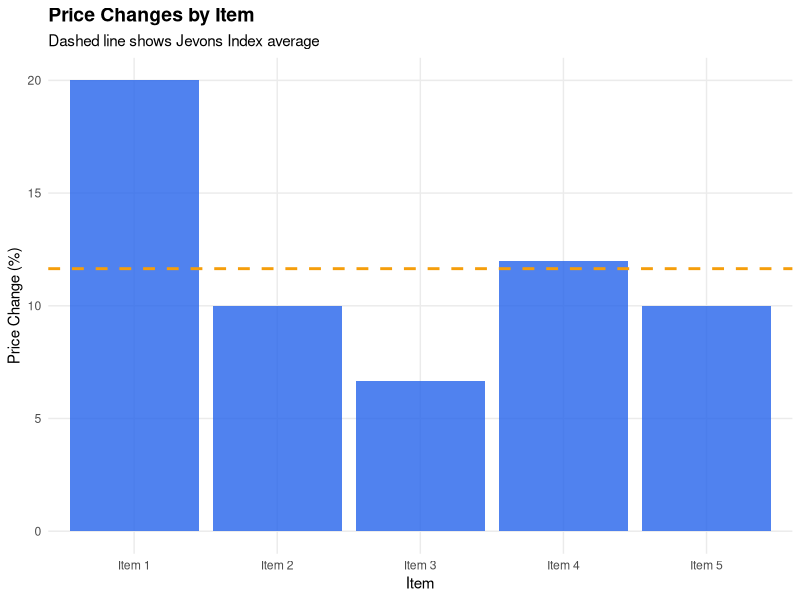
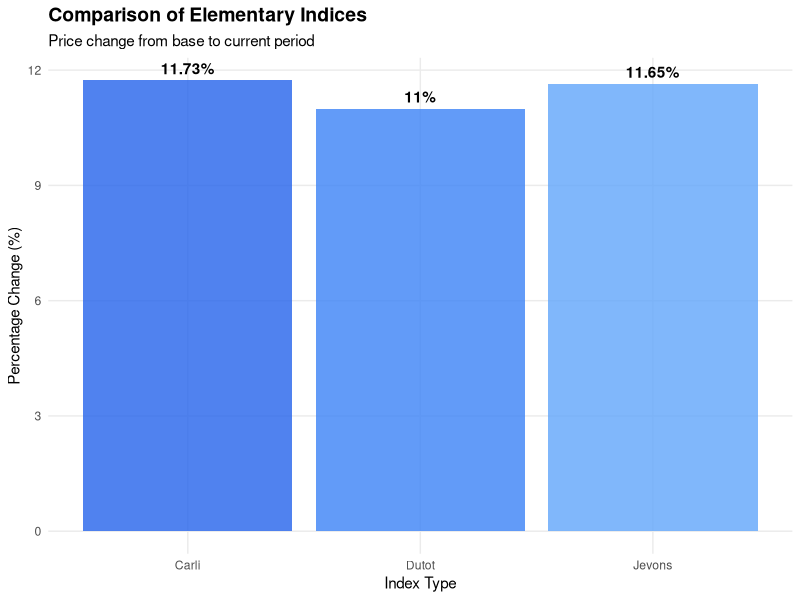

These charts were generated, in order, by the following R code:
## ---- chunk 1
#| label: jevons-r
#| echo: true

# Function to calculate Jevons Index
jevons_index <- function(prices_current, prices_base) {
  # Calculate price relatives
  price_relatives <- prices_current / prices_base
  
  # Geometric mean
  jevons <- exp(mean(log(price_relatives)))
  
  return(jevons)
}

# Example data
prices_base <- c(10, 20, 15, 25, 30)
prices_current <- c(12, 22, 16, 28, 33)

# Calculate index
result <- jevons_index(prices_current, prices_base)
cat("Jevons Index:", round(result, 4), "\n")
cat("Percentage change:", round((result - 1) * 100, 2), "%\n")

# Visualization
library(ggplot2)
library(dplyr)

data <- data.frame(
  Item = paste("Item", 1:5),
  Base = prices_base,
  Current = prices_current,
  Change = ((prices_current / prices_base - 1) * 100)
)

ggplot(data, aes(x = Item, y = Change)) +
  geom_col(fill = "#2563eb", alpha = 0.8) +
  geom_hline(yintercept = (result - 1) * 100, 
             linetype = "dashed", color = "#f59e0b", size = 1) +
  labs(
    title = "Price Changes by Item",
    subtitle = "Dashed line shows Jevons Index average",
    y = "Price Change (%)",
    x = "Item"
  ) +
  theme_minimal() +
  theme(
    plot.title = element_text(face = "bold", size = 14),
    panel.grid.minor = element_blank()
  )
## ---- chunk 2
#| label: dutot-r
#| echo: true

# Function to calculate Dutot Index
dutot_index <- function(prices_current, prices_base) {
  dutot <- mean(prices_current) / mean(prices_base)
  return(dutot)
}

# Calculate index
result <- dutot_index(prices_current, prices_base)
cat("Dutot Index:", round(result, 4), "\n")
cat("Percentage change:", round((result - 1) * 100, 2), "%\n")

# Compare all three indices
indices <- data.frame(
  Index = c("Jevons", "Dutot", "Carli"),
  Value = c(
    jevons_index(prices_current, prices_base),
    dutot_index(prices_current, prices_base),
    NA  # Carli to be calculated next
  )
)

# We'll complete this after defining Carli
## ---- chunk 3
#| label: carli-r
#| echo: true

# Function to calculate Carli Index
carli_index <- function(prices_current, prices_base) {
  price_relatives <- prices_current / prices_base
  carli <- mean(price_relatives)
  return(carli)
}

# Calculate index
result <- carli_index(prices_current, prices_base)
cat("Carli Index:", round(result, 4), "\n")
cat("Percentage change:", round((result - 1) * 100, 2), "%\n")

# Compare all three indices
indices <- data.frame(
  Index = c("Jevons", "Dutot", "Carli"),
  Value = c(
    jevons_index(prices_current, prices_base),
    dutot_index(prices_current, prices_base),
    carli_index(prices_current, prices_base)
  )
)

indices$Change_Percent <- (indices$Value - 1) * 100

print(indices)

# Visualization
ggplot(indices, aes(x = Index, y = Change_Percent, fill = Index)) +
  geom_col(alpha = 0.8) +
  geom_text(aes(label = paste0(round(Change_Percent, 2), "%")), 
            vjust = -0.5, fontface = "bold") +
  scale_fill_manual(values = c("#2563eb", "#3b82f6", "#60a5fa")) +
  labs(
    title = "Comparison of Elementary Indices",
    subtitle = "Price change from base to current period",
    y = "Percentage Change (%)",
    x = "Index Type"
  ) +
  theme_minimal() +
  theme(
    plot.title = element_text(face = "bold", size = 14),
    legend.position = "none",
    panel.grid.minor = element_blank()
  )
